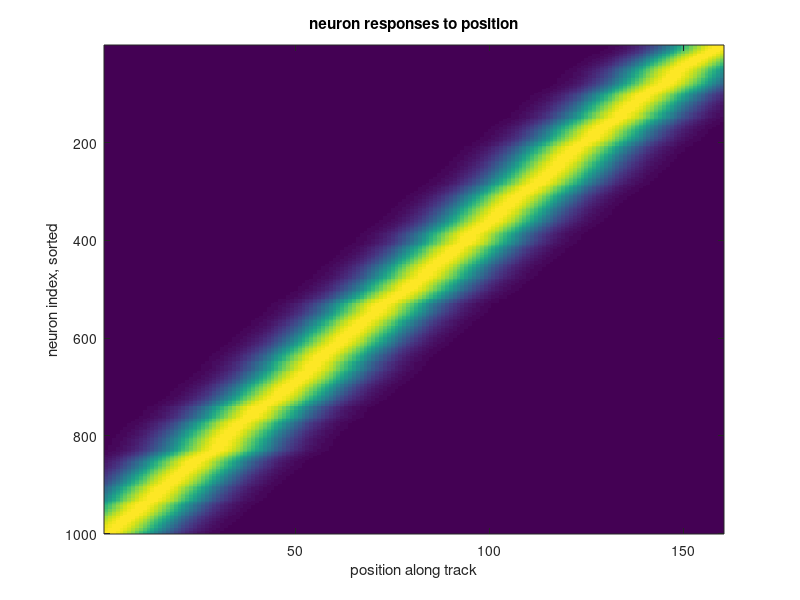
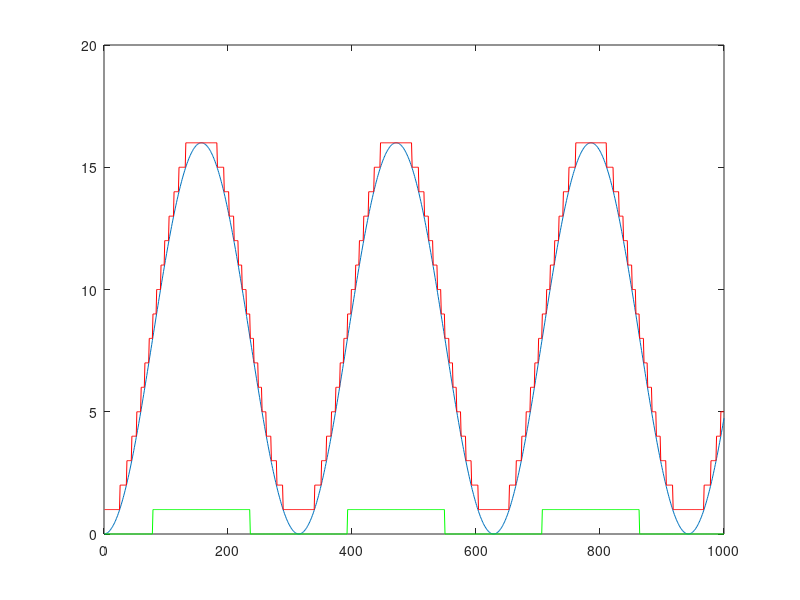

The MATLAB source for these figures, in order: (Note: this script raises an error after producing the figures.)
%%%%%%%%%%%%%%%%%%%% Simulated Place Decoding%%%%%%%%%%%%%%%%%%%%%%
%% Place field profiles:
%Simulate place fields on a linear track,
%track length 16, place field width 1
L = 16; N = 1000;
points = linspace(0,L,160);
means = sort(L*rand(N,1), 'descend');
stds = ones(N,1);
base_lambda = 0.05;
Lambdas = @(point) base_lambda .* ...
    (exp(-(point - means).^2./(2*stds.^2)));


responses = Lambdas(points);
figure;
imagesc(responses);
xlabel('position along track');
ylabel('neuron index, sorted');
title('neuron responses to position');


%% Trajectory:
%Trajectory is back and forth motion along track, ~160 times
times = 1:100000; speed = 0.01;
trajectory = L*sin(speed*times).^2;
ks = ceil(trajectory);
ks_coarse = trajectory > 8;
figure;
plot(times(1:1000), trajectory(1:1000));
hold on;
plot(times(1:1000), ks(1:1000), 'r');
plot(times(1:1000), ks_coarse(1:1000), 'g');
legend position bin 'coarse bin' Location bestoutside
xlabel('time');
ylabel('position');
title('simulated trajectory (first 1%)');

%% Simulated neural responses:
%Based on the position from each trajectory,
%and based on the firing rate of each neuron as a function of position,
%construct the response patterns
rates = Lambdas(trajectory);
X = double(sparse(rand(size(rates)) < rates))';
figure;
imagesc(X(1:1000,:)');
xlabel('time');
ylabel('neuron index, sorted');
title('simulated neural response (first 1%)');

%% Decoding error:
%Use misclassification rate as the error of the decoder,
%rather than mean distance
errf = @(k,p) mean(k(:)~=p(:));
%Now run naive Bayes and linear SVM ensembles
algs = my_algs({'mvnb2', 'ecoclin_onevsall'}, {'original', 'shuf'});
par_loops = 4;
train_frac = 0.7;
for i = 1:numel(algs)
    [train_err{1,i}, test_err{1,i}] = evaluate_alg(algs(i),...
        X, ks, 'eval_f', errf,...
        'train_frac', train_frac, 'par_loops', par_loops);
    [train_err{2,i}, test_err{2,i}] = evaluate_alg(algs(i),...
        X, ks_coarse, 'eval_f', errf,...
        'train_frac', train_frac, 'par_loops', par_loops);
end
%Displaying the results:
berr({'16 bins', '2 bins'}, test_err, train_err, {algs.name});
ylabel('classification error');
title('comparison of decoders, binsize');

%% Sweeping over number of bins and size of place fields
%Using a function for all of the above:
for n_bins = 1:16
    fprintf('b%d|f=', n_bins);
    for n_fields = 1:16
        %res{n_bins, n_fields} = conserved_spike_sim(n_bins, n_fields);
        res{n_bins, n_fields} = field_bin_sim(n_bins, n_fields);
        fprintf(' %d', n_fields);
    end
    fprintf('\n');
end

% Plotting as red/green image and % change
pixgen = @(r) cellfun(@mean, r.test);
datacell = cellfun(pixgen, res, 'UniformOutput',false);
img(:,:,1) = cellfun(@(x)x(1), datacell);
img(:,:,2) = cellfun(@(x)x(2), datacell);
img(:,:,3) = 0;
figure;
imagesc(img);
title('red: higher original, green: higher shuffle (test errors)');
xlabel('1/\sigma for place field');
ylabel('number of bins');

figure;
imagesc(100*(img(:,:,2)./img(:,:,1)-1));
colorbar;
title('% test error increase upon shuffle');
xlabel('1/\sigma for place field');
ylabel('number of bins');